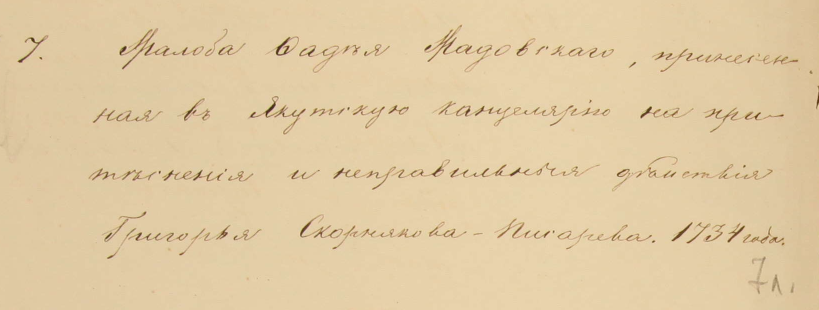
#> input picture raw_photos/image1.png, 1637 x 620 px (shown at 1/2 size)
$ python -i generate_preform_images.py   (imports and definitions only)
#> lines starting #> are read from the running program, lines starting #| are printed output that depends on the picture

import os
import cv2
import numpy as np
from pathlib import Path
from PIL import Image, ImageDraw, ImageFont, ImageFilter
import random
import logging
import json
from collections import Counter
from dotenv import load_dotenv

# [1 line not run here, left out]

FONT_PATH = os.getenv("FONT_PATH", "./font/gogol_regular.otf")
GT_FILE = os.getenv("GT_FILE", "prereform_words.txt")
OUTPUT_DIR = os.getenv("IMG_DIR", "C:/ml-output")

FONT_SIZE = int(os.getenv("FONT_SIZE", "64"))
CANVAS_WIDTH = int(os.getenv("CANVAS_WIDTH", "1200"))
CANVAS_HEIGHT = int(os.getenv("CANVAS_HEIGHT", "200"))
PADDING = int(os.getenv("PADDING", "25"))

# [9 lines not run here, left out]
logger = logging.getLogger(__name__)


class RealismEffects:
    # [10 lines left out: function elastic_transform, not called in this run]

    @staticmethod
    def simulate_ink_spread(image: np.ndarray, intensity: float = 0.25) -> np.ndarray:
#> called with intensity = 0.25
        gray = cv2.cvtColor(image, cv2.COLOR_RGB2GRAY) if len(image.shape) == 3 else image.copy()
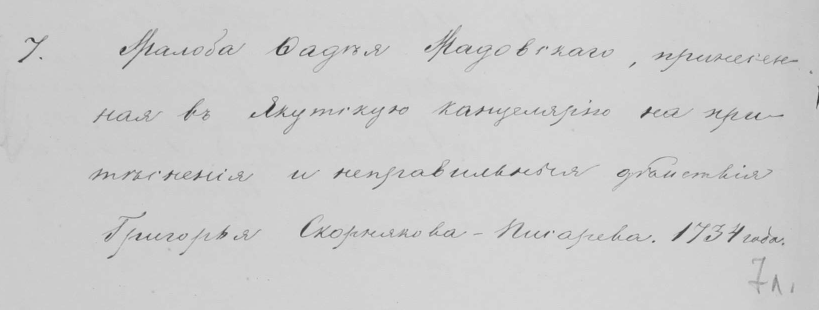
#> gray: shape (620, 1637) (shown at 1/2 size); min 38, max 236, mean 204.9
        inverted = 255 - gray
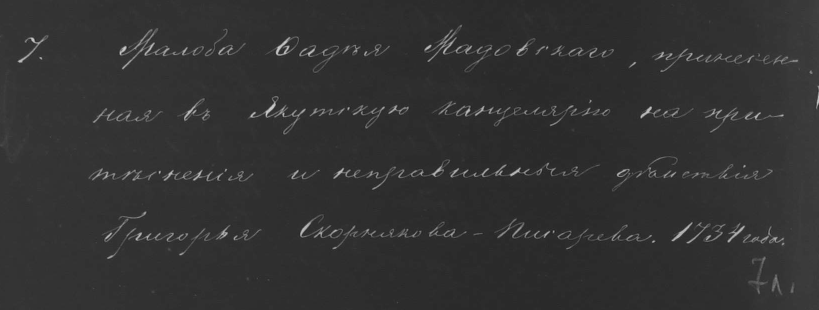
#> inverted: shape (620, 1637) (shown at 1/2 size); min 19, max 217, mean 50.1
        kernel_size = max(2, int(2.5 * intensity))
        kernel = cv2.getStructuringElement(cv2.MORPH_ELLIPSE, (kernel_size, kernel_size))
        spread = cv2.dilate(inverted, kernel, iterations=1)
        blur_size = max(3, int(3.5 * intensity))
        if blur_size % 2 == 0: blur_size += 1
        spread = cv2.GaussianBlur(spread, (blur_size, blur_size), 0)
        result = 255 - spread
        return cv2.cvtColor(result, cv2.COLOR_GRAY2RGB) if len(image.shape) == 3 else result

    # [36 lines left out: functions add_paper_texture, simulate_low_resolution, not called in this run]


DESCENDER_WIDE_CHARS = {'д', 'у', 'ц', 'щ', 'ъ', 'ь', 'р', 'й'}
NORMAL_CURSIVE_CHARS = {'а', 'б', 'в', 'г', 'е', 'ж', 'з', 'и', 'к', 'л', 'м', 'н', 'о', 'п', 'с', 'т', 'ф', 'х', 'ч', 'ш', 'э', 'ю', 'я', 'ѣ', 'і'}

class PrereformGenerator:
    # [281 lines left out: functions __init__, render_text, post_process_text, generate_image, read_word_list, main, not called in this run]


# [2 lines not run here, left out]

>>> import cv2
>>> picture = cv2.cvtColor(cv2.imread('../raw_photos/image1.png'), cv2.COLOR_BGR2RGB)
>>> result = RealismEffects().simulate_ink_spread(picture)
